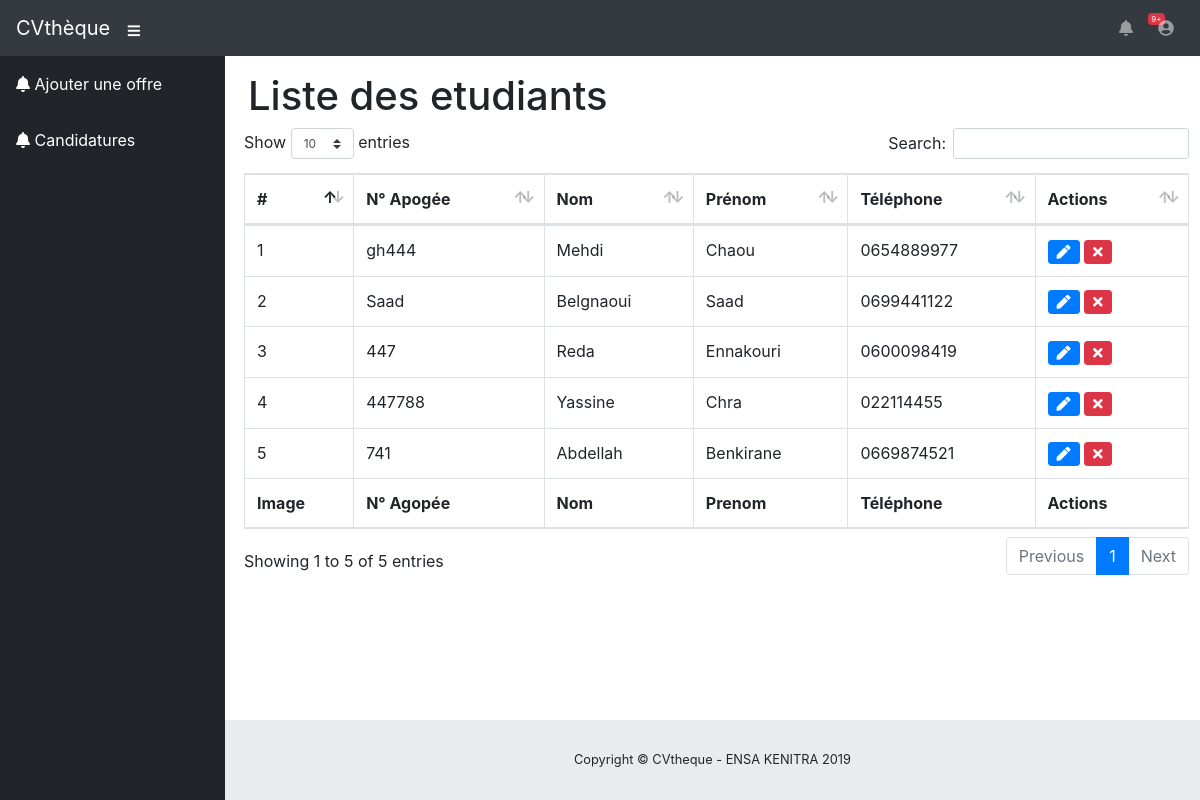
The app's page /admin/listerEtudiants.php (signed in) with its own data.
### tables this page shows
CREATE TABLE `etudiants` (
  `id` int(11) NOT NULL,
  `numero_apogee` varchar(255) NOT NULL,
  `nom` varchar(60) NOT NULL,
  `prenom` varchar(60) NOT NULL,
  `phone` varchar(30) NOT NULL,
  `email` varchar(255) NOT NULL,
  `description` varchar(255) NOT NULL,
  `image` varchar(255) DEFAULT NULL,
  `video` varchar(255) DEFAULT NULL
);

### sources/lib.php (called while the page is built, shortened)
<?php
function listerEtudiants($conn){
  $selectEtudiants = $conn->query("SELECT * FROM etudiants;");
  if($selectEtudiants){
    return $selectEtudiants;
  }
}
 ?>

### admin/listerEtudiants.php (the view, shortened to what this page needs)
  <?php
  require '../config/dbConnection.php';
  require '../sources/lib.php';
  $etudiants = listerEtudiants($conn);
   ?>
<!DOCTYPE html>
<html lang="en">
<head>
  <?php require('../includes/styles.php'); ?>
</head>
<body id="page-top">
  <?php   require('../includes/topnav.php'); ?>
  <div id="wrapper">
    <?php   require('../includes/sidenav.php'); ?>
    <div id="content-wrapper">
      <div id="container-fluid">
        <div class="col-12 ml-2">
          <h1 class="">Liste des etudiants</h1>
        </div>
        <?php   require('../includes/footer.php'); ?>
        <div class="col-12  ml-1">
          <table class="table table-bordered dataTable" id="dataTable" width="100%" cellspacing="0" role="grid" aria-describedby="dataTable_info" >
            <thead>
              <tr role="row">
                <th class="sorting_asc" tabindex="0" aria-controls="dataTable" rowspan="1" colspan="1" aria-sort="ascending" aria-label="Name: activate to sort column descending">#</th>
                <th class="sorting" tabindex="0" aria-controls="dataTable" rowspan="1" colspan="1" aria-label="Position: activate to sort column ascending">N° Apogée</th>
                <th class="sorting" tabindex="0" aria-controls="dataTable" rowspan="1" colspan="1" aria-label="Office: activate to sort column ascending">Nom</th>
                <th class="sorting" tabindex="0" aria-controls="dataTable" rowspan="1" colspan="1" aria-label="Age: activate to sort column ascending">Prénom</th>
                <th class="sorting" tabindex="0" aria-controls="dataTable" rowspan="1" colspan="1" aria-label="Start date: activate to sort column ascending">Téléphone</th>
                <th class="sorting" tabindex="0" aria-controls="dataTable" rowspan="1" colspan="1" aria-label="Start date: activate to sort column ascending">Actions</th>
              </tr>
            </thead>
                  <tfoot>
                    <tr>
                      <th rowspan="1" colspan="1">Image</th>
                      <th rowspan="1" colspan="1">N° Agopée</th>
                      <th rowspan="1" colspan="1">Nom</th>
                      <th rowspan="1" colspan="1">Prenom</th>
                      <th rowspan="1" colspan="1">Téléphone</th>
                      <th rowspan="1" colspan="1">Actions</th>
                    </tr>                  </tfoot>
                  <tbody>
                  <?php while($o = $etudiants->fetch()){ ?>
                    <tr role="row" class="odd">
                      <td class="sorting_1"><?= $o['id'] ?></td>
                      <td><?= $o['numero_apogee'] ?></td>
                      <td><?= $o['nom'] ?></td>
                      <td><?= $o['prenom'] ?></td>
                      <td><?= $o['phone'] ?></td>
                      <td>
                        <a class="btn btn-sm btn-primary fa fa-pen" href="modifierEtudiant.php?idEtudiant=<?= $o['id'] ?>"></a>
                        <a class="btn btn-sm btn-danger fa fa-times" href=""></a>
                      </td>
                    </tr>
                  <?php } ?>
                  </tbody>
                </table>
        </div>
      </div>
    </div>
  </div>
</body>
</html>

### sources/css/sb-admin.css (style rules this page uses)
html { position: relative; min-height: 100%; }
body { height: 100%; }
#wrapper { display: -webkit-box; display: -ms-flexbox; display: flex; }
#wrapper #content-wrapper { overflow-x: hidden; width: 100%; padding-top: 1rem; padding-bottom: 80px; }
:root { --input-padding-x: 0.75rem; --input-padding-y: 0.75rem; }

### records on screen
etudiants: id "1", numero_apogee "gh444", nom "Mehdi", prenom "Chaou", phone "0654889977"
etudiants: id "2", numero_apogee "Saad", nom "Belgnaoui", prenom "Saad", phone "0699441122"
etudiants: id "3", numero_apogee "447", nom "Reda", prenom "Ennakouri", phone "0600098419"
etudiants: id "4", numero_apogee "447788", nom "Yassine", prenom "Chra", phone "022114455"
etudiants: id "5", numero_apogee "741", nom "Abdellah", prenom "Benkirane", phone "0669874521"
